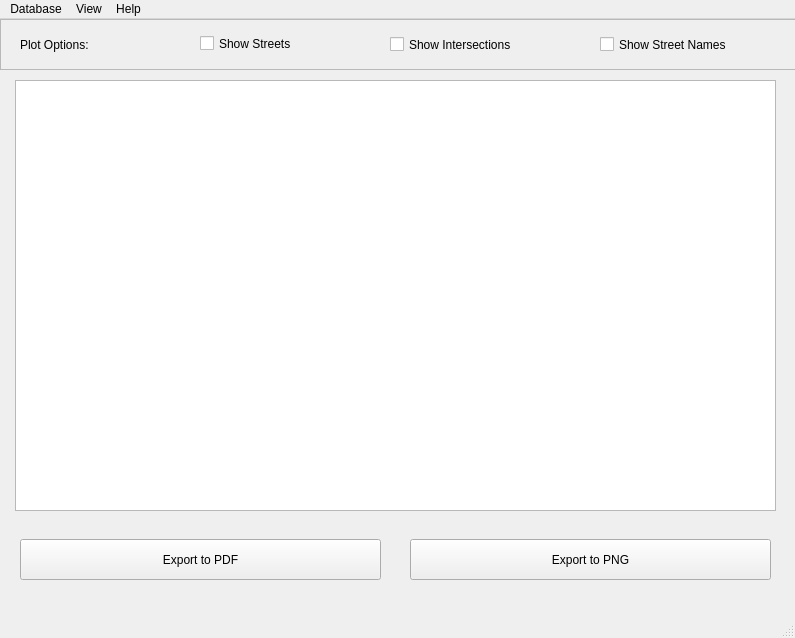
<?xml version="1.0" encoding="UTF-8"?>
<ui version="4.0">
 <class>MainWindow</class>
 <widget class="QMainWindow" name="MainWindow">
  <property name="geometry">
   <rect>
    <x>0</x>
    <y>0</y>
    <width>795</width>
    <height>638</height>
   </rect>
  </property>
  <property name="windowTitle">
   <string>MainWindow</string>
  </property>
  <widget class="QWidget" name="centralwidget">
   <widget class="QFrame" name="frame">
    <property name="geometry">
     <rect>
      <x>0</x>
      <y>0</y>
      <width>801</width>
      <height>51</height>
     </rect>
    </property>
    <property name="frameShape">
     <enum>QFrame::StyledPanel</enum>
    </property>
    <property name="frameShadow">
     <enum>QFrame::Raised</enum>
    </property>
    <widget class="QLabel" name="plotOpt">
     <property name="geometry">
      <rect>
       <x>20</x>
       <y>10</y>
       <width>81</width>
       <height>31</height>
      </rect>
     </property>
     <property name="text">
      <string>Plot Options:</string>
     </property>
    </widget>
    <widget class="QCheckBox" name="showStreet">
     <property name="geometry">
      <rect>
       <x>200</x>
       <y>9</y>
       <width>111</width>
       <height>31</height>
      </rect>
     </property>
     <property name="text">
      <string>Show Streets</string>
     </property>
    </widget>
    <widget class="QCheckBox" name="showInt">
     <property name="geometry">
      <rect>
       <x>390</x>
       <y>10</y>
       <width>141</width>
       <height>31</height>
      </rect>
     </property>
     <property name="text">
      <string>Show Intersections</string>
     </property>
    </widget>
    <widget class="QCheckBox" name="showStName">
     <property name="geometry">
      <rect>
       <x>600</x>
       <y>10</y>
       <width>141</width>
       <height>31</height>
      </rect>
     </property>
     <property name="text">
      <string>Show Street Names</string>
     </property>
    </widget>
   </widget>
   <widget class="QGraphicsView" name="graphicsView">
    <property name="geometry">
     <rect>
      <x>15</x>
      <y>61</y>
      <width>761</width>
      <height>431</height>
     </rect>
    </property>
   </widget>
   <widget class="QPushButton" name="toPDF">
    <property name="geometry">
     <rect>
      <x>20</x>
      <y>520</y>
      <width>361</width>
      <height>41</height>
     </rect>
    </property>
    <property name="text">
     <string>Export to PDF</string>
    </property>
   </widget>
   <widget class="QPushButton" name="toPNG">
    <property name="geometry">
     <rect>
      <x>410</x>
      <y>520</y>
      <width>361</width>
      <height>41</height>
     </rect>
    </property>
    <property name="text">
     <string>Export to PNG</string>
    </property>
   </widget>
  </widget>
  <widget class="QMenuBar" name="menubar">
   <property name="geometry">
    <rect>
     <x>0</x>
     <y>0</y>
     <width>795</width>
     <height>26</height>
    </rect>
   </property>
   <widget class="QMenu" name="menuDatabase">
    <property name="title">
     <string>Database</string>
    </property>
    <addaction name="actionConnect"/>
    <addaction name="actionDisconnect"/>
   </widget>
   <widget class="QMenu" name="menuView">
    <property name="title">
     <string>View</string>
    </property>
    <addaction name="actionShow_Tab_Bar"/>
    <addaction name="actionShow_All_Tabs"/>
    <addaction name="separator"/>
    <addaction name="actionList_Intersections"/>
    <addaction name="actionList_Streets"/>
    <addaction name="actionEnter_Full_Screen"/>
   </widget>
   <widget class="QMenu" name="menuHelp">
    <property name="title">
     <string>Help</string>
    </property>
    <addaction name="actionAbout_the_App"/>
   </widget>
   <addaction name="menuDatabase"/>
   <addaction name="menuView"/>
   <addaction name="menuHelp"/>
  </widget>
  <widget class="QStatusBar" name="statusbar"/>
  <action name="actionConnect">
   <property name="text">
    <string>Connect</string>
   </property>
  </action>
  <action name="actionDisconnect">
   <property name="text">
    <string>Disconnect</string>
   </property>
  </action>
  <action name="actionShow_Tab_Bar">
   <property name="text">
    <string>Show Tab Bar</string>
   </property>
  </action>
  <action name="actionShow_All_Tabs">
   <property name="text">
    <string>Show All Tabs</string>
   </property>
  </action>
  <action name="actionList_Intersections">
   <property name="text">
    <string>List Intersections</string>
   </property>
  </action>
  <action name="actionList_Streets">
   <property name="text">
    <string>List Streets</string>
   </property>
  </action>
  <action name="actionEnter_Full_Screen">
   <property name="text">
    <string>Enter Full Screen</string>
   </property>
  </action>
  <action name="actionAbout_the_App">
   <property name="text">
    <string>About the App</string>
   </property>
  </action>
 </widget>
 <resources/>
 <connections/>
</ui>
